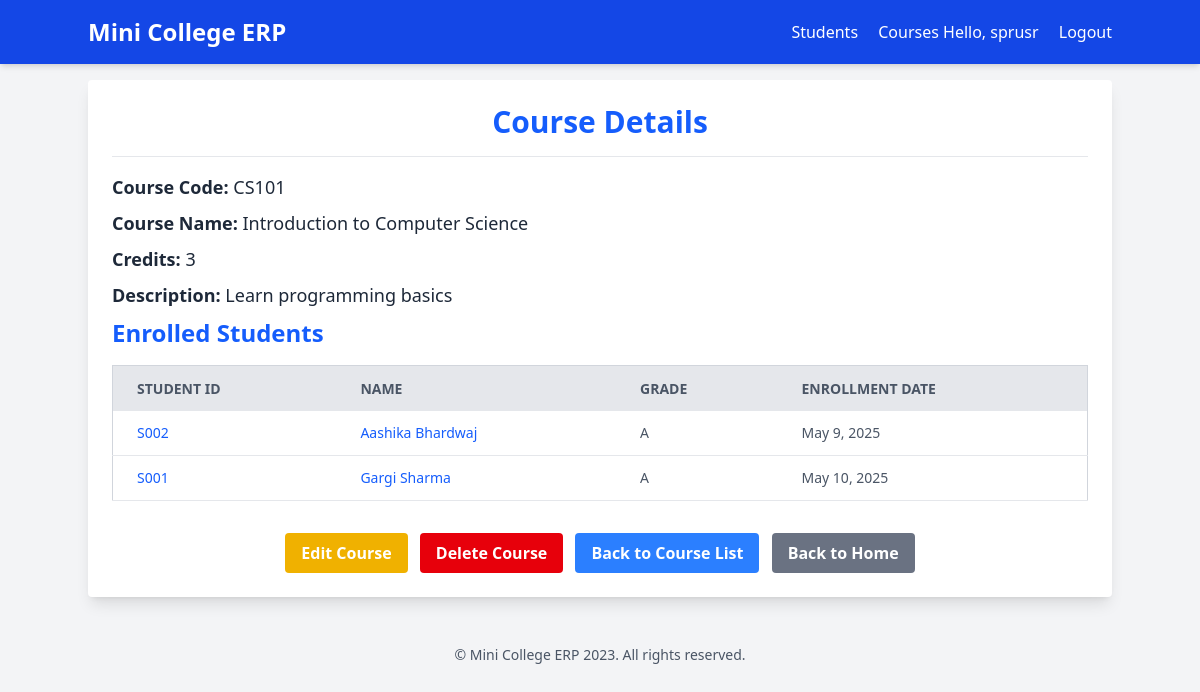
Screenshot of /courses/1 (signed in) with the database file from the repository.
### courses/models.py (models this page shows, shortened)
class Course(models.Model):
    course_code=models.CharField(max_length=10,unique=True)
    course_name=models.CharField(max_length=200)
    credits=models.IntegerField()
    description=models.TextField(blank=True,null=True)

### students/models.py (models this page shows, shortened)
class Enrollment(models.Model):
    student=models.ForeignKey('Student',on_delete=models.CASCADE)
    course=models.ForeignKey(Course,on_delete=models.CASCADE)
    enrollment_date=models.DateField(auto_now_add=True)
    GRADES = [
         ('A', 'A'),
        ('B', 'B'),
        ('C', 'C'),
        ('D', 'D'),
        ('F', 'F'),
        ('W', 'Withdrawal'),
    ]
    grade=models.CharField(max_length=1,choices=GRADES,blank=True,null=True)
    class Meta:
        unique_together=('student','course')

class Student(models.Model):
    student_id = models.CharField(max_length=20, unique=True)
    first_name = models.CharField(max_length=100)
    last_name = models.CharField(max_length=100)
    email = models.EmailField(blank=True,null=True)
    date_of_enrollment = models.DateField()

### courses/views.py (the view)
# urls.py: path('<int:pk>',views.course_detail,name='detail'),
@login_required
def course_detail(request,pk):
    course=get_object_or_404(Course,pk=pk)
    context={
        'course':course
    }
    return render(request,'courses/course_detail.html',context)

### templates/courses/course_detail.html (shortened to what this page needs)
{% extends 'base.html' %}
{% block content %}
        <h1 class="text-3xl font-bold text-center text-blue-600 mb-4">Course Details</h1>
        <div class="border-t border-gray-200 pt-4">
            <p class="text-lg text-gray-800 mb-2"><strong class="font-semibold">Course Code:</strong> {{ course.course_code }}</p>
            <p class="text-lg text-gray-800 mb-2"><strong class="font-semibold">Course Name:</strong> {{ course.course_name }}</p>
            <p class="text-lg text-gray-800 mb-2"><strong class="font-semibold">Credits:</strong> {{ course.credits }}</p>
            <p class="text-lg text-gray-800 mb-2"><strong class="font-semibold">Description:</strong> {{ course.description|default:"No description available." }}</p>
        </div>
        <h2 class="text-2xl font-bold text-blue-600 mb-4">Enrolled Students</h2>
        {% if course.enrollment_set.all %}
            <div class="overflow-x-auto">
                <table class="min-w-full bg-white border border-gray-300">
                    <thead>
                        <tr class="bg-gray-200 text-gray-600 uppercase text-sm leading-normal">
                            <th class="py-3 px-6 text-left">Student ID</th>
                            <th class="py-3 px-6 text-left">Name</th>
                            <th class="py-3 px-6 text-left">Grade</th>
                            <th class="py-3 px-6 text-left">Enrollment Date</th>
                        </tr>
                    </thead>
                    <tbody class="text-gray-600 text-sm font-light">
                        {% for enrollment in course.enrollment_set.all %}
                            <tr class="border-b border-gray-200 hover:bg-gray-100">
                                <td class="py-3 px-6 text-left whitespace-nowrap">
                                    <a href="{% url 'students:detail' enrollment.student.pk %}" class="text-blue-600 hover:underline">{{ enrollment.student.student_id }}</a>
                                </td>
                                <td class="py-3 px-6 text-left">
                                    <a href="{% url 'students:detail' enrollment.student.pk %}" class="text-blue-600 hover:underline">
                                        {{ enrollment.student.first_name }} {{ enrollment.student.last_name }}
                                    </a>
                                </td>
                                <td class="py-3 px-6 text-left">{{ enrollment.get_grade_display|default:"-" }}</td>
                                <td class="py-3 px-6 text-left">{{ enrollment.enrollment_date }}</td>
                            </tr>
                        {% endfor %}
                    </tbody>
                </table>
            </div>
        {% else %}
            <p class="text-center text-gray-700">No students enrolled yet.</p>
        {% endif %}
        <div class="mt-8 text-center">
            <a href="{% url 'courses:edit' course.pk %}" class="bg-yellow-500 hover:bg-yellow-700 text-white font-bold py-2 px-4 rounded inline-block mr-2">
            Edit Course
            </a>
             <a href="{% url 'courses:delete' course.pk %}" class="bg-red-600 hover:bg-red-700 text-white font-bold py-2 px-4 rounded inline-block mr-2">
            Delete Course
            </a>
             <a href="{% url 'courses:list' %}" class="bg-blue-500 hover:bg-blue-700 text-white font-bold py-2 px-4 rounded inline-block">
                Back to Course List
             </a>
             <a href="{% url 'core:home' %}" class="bg-gray-500 hover:bg-gray-700 text-white font-bold py-2 px-4 rounded inline-block ml-2">
                 Back to Home
             </a>
        </div>
{% endblock content %}

### templates/base.html (shortened to what this page needs)
<!DOCTYPE html>
<html lang="en">
<head>
    <script src="https://cdn.jsdelivr.net/npm/@tailwindcss/browser@4"></script>
</head>
<body class="bg-gray-100 font-sans leading-normal tracking-normal">
    <header class="bg-blue-700 text-white p-4 shadow-md">
        <div class="container mx-auto flex justify-between items-center">
            <a href="{% url 'core:home' %}" class="text-2xl font-bold">Mini College ERP</a>
            <nav>
                <a href="{% url 'students:list' %}" class="text-white hover:text-blue-200 mr-4">Students</a>
                <a href="{% url 'courses:list' %}" class="text-white hover:text-blue-200">Courses</a>
                {% if user.is_authenticated %}
                    <span class="mr-4">Hello, {{ user.username }}</span>
                    <form action="{% url 'logout' %}" method="post" class="inline">
                        <button type="submit" class="text-white hover:text-blue-200 bg-transparent border-none p-0 m-0 cursor-pointer">
                            Logout
                        </button>
                    </form>
                {% else %}
                    <a href="{% url 'login' %}" class="text-white hover:text-blue-200">Login</a>
                {% endif %}
            </nav>
        </div>
    </header>
    <main class="container mx-auto mt-4 p-6 bg-white rounded shadow-lg mb-8">
        {% block content %}{% endblock content %}
   </main>
   <footer class="mt-8 py-4 text-center text-gray-600 text-sm">
    © {{ request.META.HTTP_HOST|default:'Mini College ERP' }} 2023. All rights reserved.
   </footer>
</body>
</html>

### rows the page displays
Course: course_code "CS101", course_name "Introduction to Computer Science", credits "3", description "Learn programming basics"
Enrollment: student.student_id "S002", student.first_name "Aashika", student.last_name "Bhardwaj", grade "A", enrollment_date "May 9, 2025"
Enrollment: student.student_id "S001", student.first_name "Gargi", student.last_name "Sharma", grade "A", enrollment_date "May 10, 2025"

### other values shown
{{ user.username }} "sprusr"
{{ request.META.HTTP_HOST|default:'Mini College ERP' }} "Mini College ERP"
